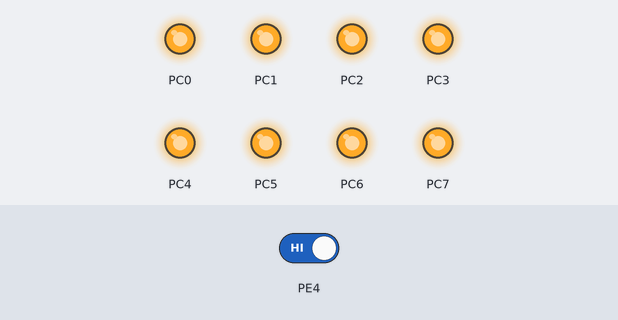
This program was run on a simulated ATmega128, built with avr-gcc and emulated at 16 MHz. Shown: output pins drawn as LEDs (lit = HIGH). Inputs (shaded band) come from the test bench; at power-on: PE4 HIGH.

Above: at 1.2 s.
1.3 s: PE4 driven LOW
At 2.7 s:
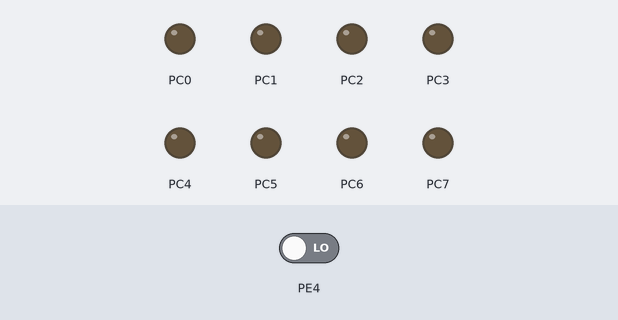
Timing chart, 0 to 4.3 s (numbered marks = the images above; inputs shaded):
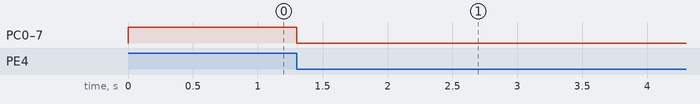

The program:

main.c
```c
/*
 * Interrupt_Control.c
 *
 * Created: 2022-01-20 오후 10:52:56
 * Author : Geonha
 * 트리거 동작에 대해서 이해, 채터링 해결해보자.
 */

#define F_CPU 16000000UL
#define MSB_COUNT 8
#include <avr/io.h>
#include <avr/interrupt.h>
#include <util/delay.h>


volatile int stateA=1;
volatile int stateB=1;
char init = 0x01; // for stack
char result = 0x00; // for stack
int level = 1; // for stack
int stack_case = 1; // for stack

void stack(char* init, char* result, int* level){

		//최대반복횟수에서 -1을 하여 init에 해당 단계의 MSB만 1인 값 저장
		for(int i=0; i < (MSB_COUNT) - *level;i++ ){
			PORTC=~((*result) + (*init));
			_delay_ms(200);
			(*init)<<=1;
		}
		PORTC=~(*result + *init);
		(*result)+=(*init);
		(*init)=0x01;
		(*level)++;
		_delay_ms(200);
		/*if((*level)==MSB_COUNT)
		{
			(*init) =0x01;
			(*result)=0x00;
			(*level) =1;
		}*/
		return;
}

ISR(INT4_vect)
{
	stateA = (stateA+1) %2;
}

void INIT_PORT(void)
{
	DDRC = 0xff;
	PORTC = 0xff;
}

void INIT_INT4(void)
{
	EIMSK = 0x00; // 인터럽트 허용 직전 초기화
	EICRA = 0x00; //INT3-0 사용 X=>초깃값 할당
	EICRB = 0b00000010; //INT4 하강에지 인터럽트 설정
	//EICRB = 0b00000011; //INT4 상승에지 인터럽트 설정
	//EICRB = 0b00000001; //INT4 레벨 트리거 인터럽트 설정
	EIMSK = 0b00010000; // INT4 인터럽트 허용
	EIFR = 0xFF; //
	sei(); //status register 설정=>1 IF I bit of SREG is set, then ISR will be excuted.
	//cli() // set status register I bit => 0
	/* Replace with your application code */
}

int main(void)
{
	INIT_PORT();
	INIT_INT4();

	while (1) {
		/*
		if(stateA==1){
			PORTC = ~(result);
			} else {

			PORTC = 0xff;
			stack(&init,&result,&level);
			stateA=1;
			if((level)==MSB_COUNT+2){
					(init) =0x01;
					(result)=0x00;
					(level) =1;
				}
			}
		*/
		if(stateA==1){
			PORTC = 0xff;
			} else {
			PORTC = 0x00;
		}
	}
	return 0;
}

/*
		ISR(INT4_vect)
		{
			stateA = (stateA+1) %2;
		}
		if(stateA==1){
			PORTC = 0xff;
			} else {
			PORTC = 0x00;
		}
*/
```

Measured:
- after the input at 1.3 s, PC0–7: HIGH → LOW at once
